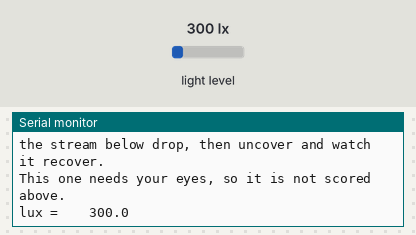
Bench run of a sketch on a simulated Seeed XIAO ESP32-S3. Parts: the last lines printed to the serial monitor. Inputs (shaded band) come from the test bench; at power-on: light level 300 lx.

Above: at 4.4 s.
4.5 s: light level set to 40 lx
At 6.2 s:
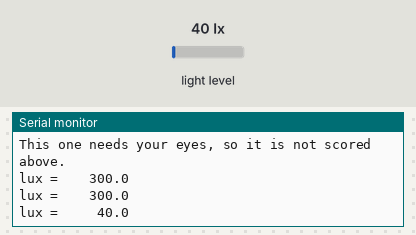
7.9 s: light level set to 1000 lx
At 9.2 s:
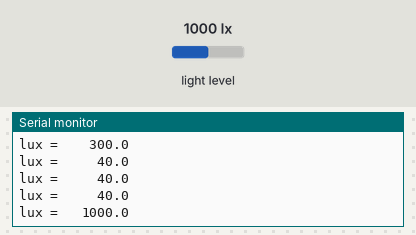

The sketch:

test_bh1750.ino
```cpp
/*
 * Unit test 1/3 — BH1750 ambient light sensor  (I2C 0x23)
 *
 * Verified present by the I2C scan: 0x23, ADDR pin low.
 *
 * XIAO ESP32S3 I2C:  D4 = GPIO5 = SDA,  D5 = GPIO6 = SCL
 * Library:  arduino-cli lib install "BH1750"
 *
 * Build:  arduino-cli compile --fqbn esp32:esp32:XIAO_ESP32S3 -u -p <PORT> 21_test_bh1750
 * Watch:  mon.ps1 -Port <PORT>        (or -Seconds 15 for a bounded read)
 *
 * Serial output is English on purpose: the Windows console reads the port as
 * the ANSI codepage, so Korean text comes back as mojibake in logs.
 */
#include <Wire.h>
#include <BH1750.h>

#define BH1750_ADDR 0x23

BH1750 lux(BH1750_ADDR);

int testsRun = 0, testsPassed = 0;

void check(const char *name, bool ok, const char *detail = "") {
  testsRun++;
  if (ok) testsPassed++;
  Serial.printf("[%s] %-28s %s\n", ok ? "PASS" : "FAIL", name, detail);
}

// Does the device acknowledge its address at all?
bool i2cPresent(uint8_t addr) {
  Wire.beginTransmission(addr);
  return Wire.endTransmission() == 0;
}

void setup() {
  Serial.begin(115200);
  delay(3000);  // USB CDC enumeration - without this the first lines vanish

  Serial.println();
  Serial.println("=== BH1750 unit test ===");

  Wire.begin(D4, D5);
  Wire.setClock(100000);

  // ---- T1: the chip answers on the bus ----
  bool present = i2cPresent(BH1750_ADDR);
  check("i2c ack at 0x23", present);
  if (!present) {
    Serial.println("ABORT: nothing at 0x23. Check SDA=D4, SCL=D5, 3V3, GND.");
    Serial.println("RESULT: 1 of 1 checks failed");
    return;
  }

  // ---- T2: driver initialises ----
  // CONTINUOUS_HIGH_RES_MODE = 1 lx resolution, ~120 ms per conversion.
  bool began = lux.begin(BH1750::CONTINUOUS_HIGH_RES_MODE);
  check("begin(CONT_HIGH_RES)", began);

  delay(200);  // let the first conversion complete
}

void loop() {
  static bool reported = false;

  if (testsRun == 0) { delay(1000); return; }   // aborted in setup

  float v = lux.readLightLevel();

  if (!reported) {
    // ---- T3: a reading is actually produced ----
    // The library returns -1 on read error and -2 on timeout.
    check("readLightLevel() returns", v >= 0,
          v < 0 ? "driver returned an error code" : "");

    // ---- T4: the value is physically plausible ----
    // BH1750 range is 0..54612 lx. A stuck bus typically yields exactly 0
    // forever or a pegged max, so bounds-check rather than trust one read.
    char d[48];
    snprintf(d, sizeof(d), "%.1f lx", v);
    check("value within 0..54612 lx", v >= 0 && v <= 54612.0f, d);

    // ---- T5: the chip still answers after a mode change ----
    // Deliberately NOT "the value changed" - under steady light an unchanging
    // reading is correct behaviour, so that assertion would fail on a healthy
    // sensor unless a human happens to be waving at it. Instead, re-issue a
    // mode command and confirm the device still produces a valid measurement:
    // that exercises a write and a read, which is what a wedged bus breaks.
    lux.configure(BH1750::CONTINUOUS_HIGH_RES_MODE_2);  // 0.5 lx resolution
    delay(200);
    float v2 = lux.readLightLevel();
    snprintf(d, sizeof(d), "%.1f lx @0.5lx-res", v2);
    check("valid read after mode switch", v2 >= 0 && v2 <= 54612.0f, d);

    Serial.println();
    Serial.printf("RESULT: %d/%d automated checks passed\n", testsPassed, testsRun);
    Serial.println();
    Serial.println("Manual check - cover the sensor with your hand and watch");
    Serial.println("the stream below drop, then uncover and watch it recover.");
    Serial.println("This one needs your eyes, so it is not scored above.");
    Serial.println();
    reported = true;
  }

  Serial.printf("lux = %8.1f\n", v);
  delay(1000);
}
```

Measured:
- after the input at 4.5 s, the serial monitor: prints a new line after 0.93 s (image 1)
- after the input at 7.9 s, the serial monitor: prints a new line after 0.53 s (image 2)
